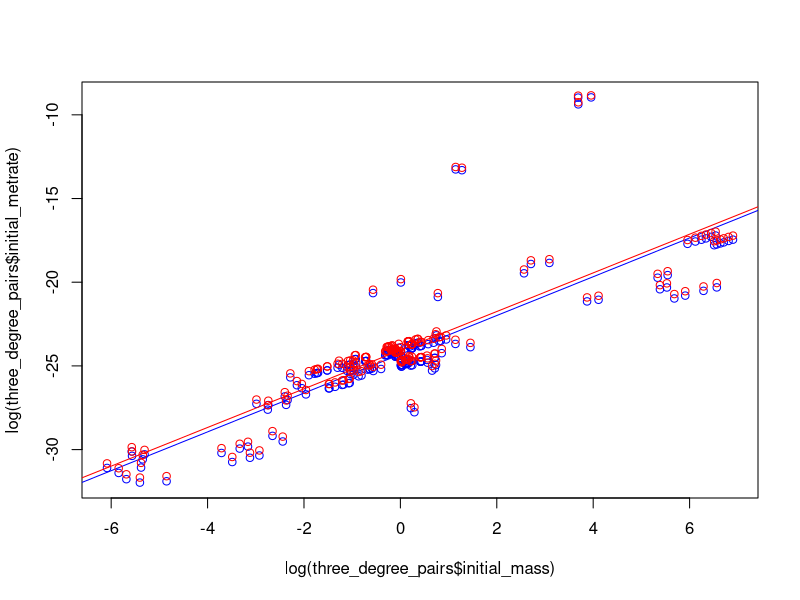
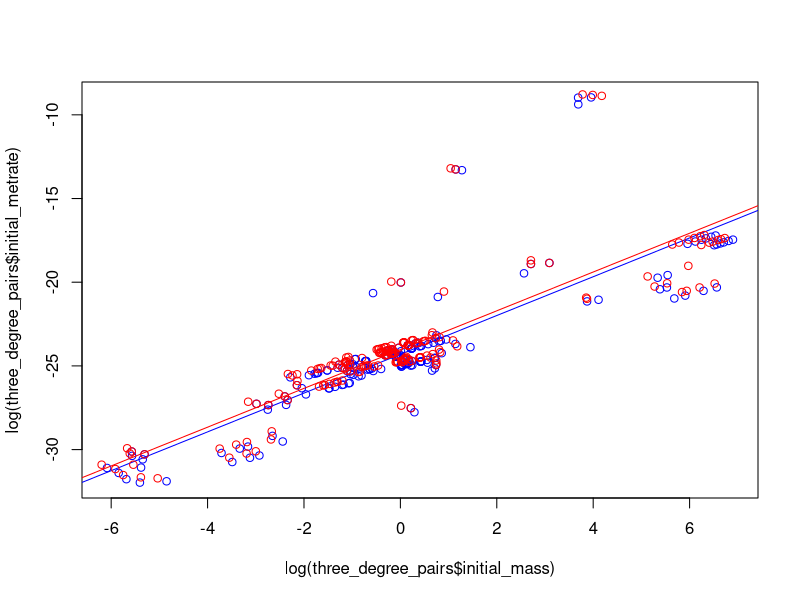
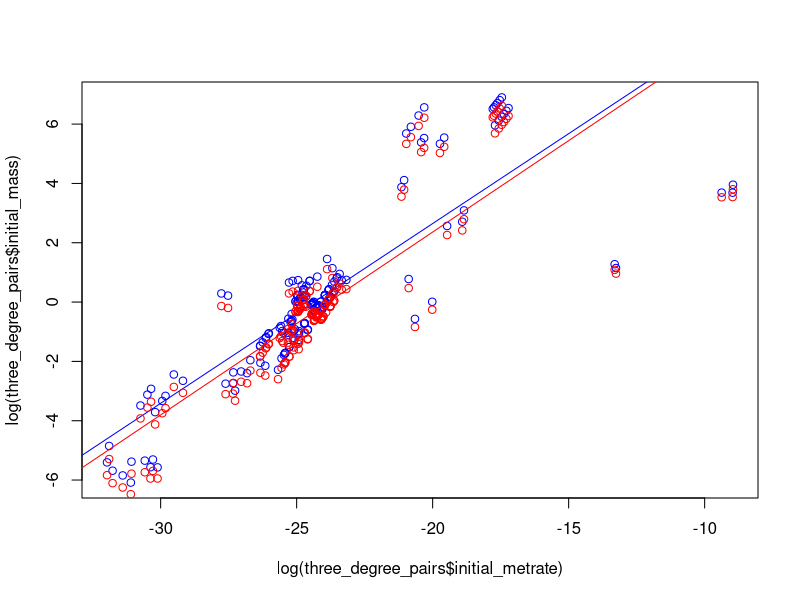
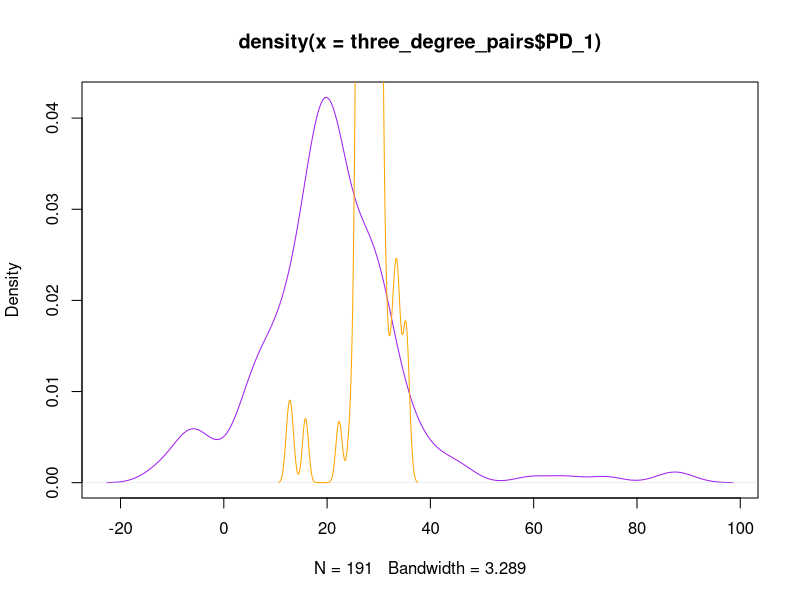
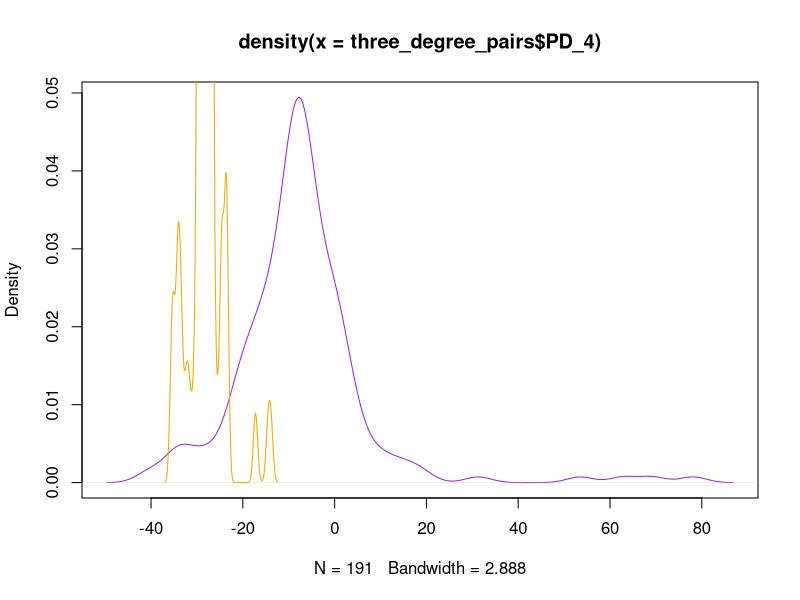
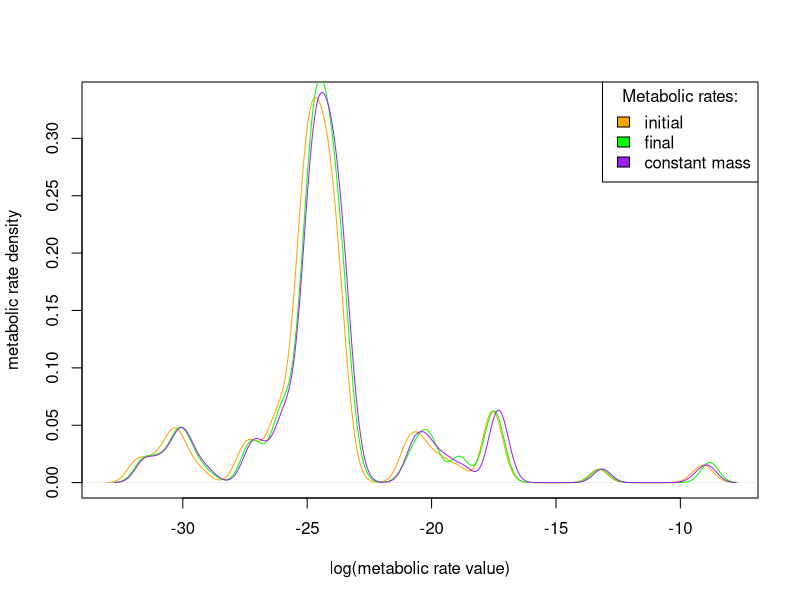
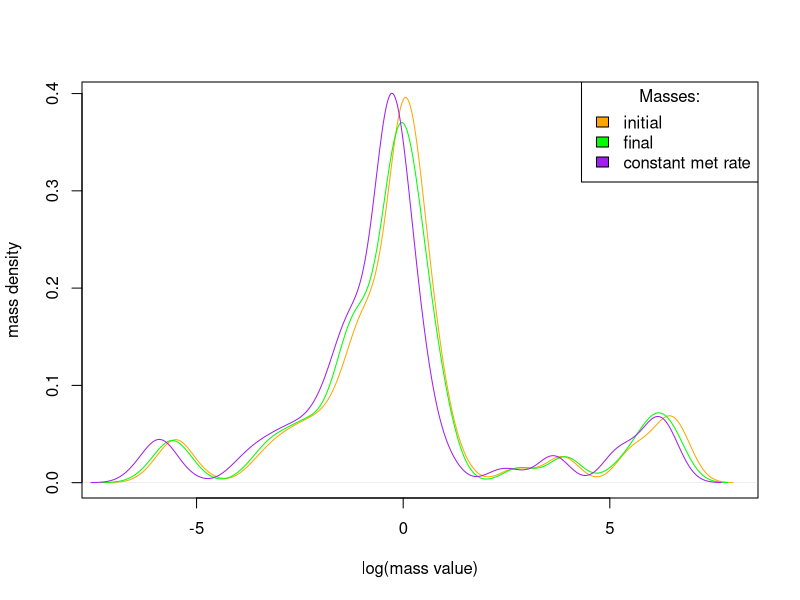
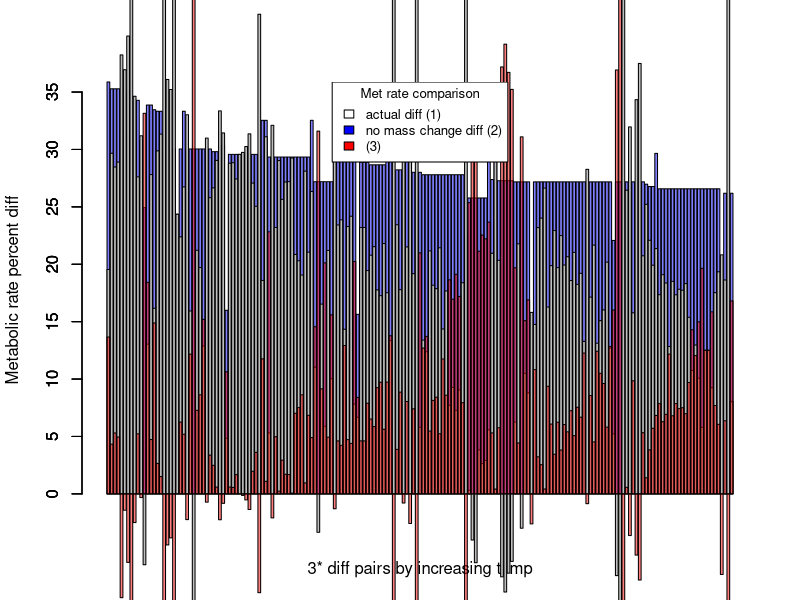

Reproduce these figures in R, in order.

#--------------CALCULATING EXPONENTS AND ACTIVATION ENERGY FOR METABOLIC EQUATIONS-------------------------------

### For the metabolic rate equation Metabolic Rate = constant * (Mass ^exponent) * e ^ Activation Energy/kt
### This section uses metabolic rate, temperature, and size data to calculated fitted exponent and activation
### energy for the taxonomic classes for which we could find data. 

# Classes: Branchiopoda, Malacostraca, Maxillopoda
# Data source: Makrieva
MR_data = read.csv("Class_metabolicrates_Makrievadata.csv", stringsAsFactors = FALSE)
Class_list=unique(MR_data$Class)
InvK=1/(273.15+MR_data$TC) #getting all the units correct
Mkg=MR_data$Mg/1000
W=MR_data$qWkg*Mkg
MR_data = cbind(MR_data, InvK, W)

#obtaining class-specific exponents for metabolic rate scaling for Branchiopoda Malacostraca and Maxillopoda
class_slopes=c()
for (current_class in Class_list){
  Class_data=subset(MR_data, MR_data$Class == current_class)
  basic=lm(log(Class_data$W) ~ log(Class_data$Mg) + Class_data$InvK)
  Mslope=basic$coefficients[2]
  Tslope=basic$coefficients[3]
  Ea=Tslope*0.00008617
  class_slopes=rbind(class_slopes, c(current_class, Mslope, Tslope, Ea))
}

# Classes: Amphibia
# Data source: White
MR_Amphi = read.csv("Whiteetal_Amphibiandata.csv", stringsAsFactors = FALSE)
A_InvK=1/(273.15+MR_Amphi$TC)
A_Mkg=MR_Amphi$Mg/1000
MR_Amphi = cbind(MR_Amphi, A_InvK, A_Mkg)
A_basic=lm(log(MR_Amphi$Watts) ~ log(MR_Amphi$A_Mkg) + MR_Amphi$A_InvK)
Mslope=A_basic$coefficients[2]
Tslope=A_basic$coefficients[3]
Ea=Tslope*0.00008617
class_slopes=rbind(class_slopes, c("Amphibia", Mslope, Tslope, Ea))
class_slopes=as.data.frame(class_slopes, stringsAsFactors = FALSE)

# Classes: Actinoperygii
# Data source: Gillooly
#obtaining super-class-specific exponents for metabolic rate scaling in fish
MR_fish = read.csv("gillooly_fish.csv", stringsAsFactors = FALSE)
f_Mkg=MR_fish$Mg/1000
MR_fish = cbind(MR_fish, f_Mkg)
F_basic=lm(log(MR_fish$W) ~ log(MR_fish$f_Mkg) + MR_fish$invK)
Mslope=F_basic$coefficients[2]
Tslope=F_basic$coefficients[3]
Ea=Tslope*0.00008617
class_slopes=rbind(class_slopes, c("Actinoperygii", Mslope, Tslope, Ea))
class_slopes=as.data.frame(class_slopes, stringsAsFactors = FALSE)

#removing unneccesary column and renaming columns
class_values=class_slopes[c(-3)]
names(class_values)[names(class_values) == "V1"] = "Class"
names(class_values)[names(class_values) == "log(Class_data$Mg)"] = "exponent"
names(class_values)[names(class_values) == "Class_data$InvK"] = "Ea"

# Classes: Insecta, Gastropoda, Eurotatoria, Entognatha
# Data source (Insecta only): Chown
# Remaining classes' values from theory
I_class="Insecta"
other_class=c("Gastropoda","Eurotatoria", "Entognatha")
I_slope=0.75
I_Ea=-0.62
Other_Ea=-0.63
other_values=cbind(I_class,I_slope,I_Ea)
for (current_class in other_class){
  current_values=cbind(current_class,I_slope,Other_Ea)
  other_values=rbind(other_values, current_values)
}

other_values = as.data.frame(other_values)
names(other_values)[names(other_values) == "I_class"] = "Class"
names(other_values)[names(other_values) == "I_slope"] = "exponent"
names(other_values)[names(other_values) == "I_Ea"] = "Ea"
class_values = rbind(class_values, other_values)
class_values = transform(class_values, exponent = as.numeric(exponent), Ea = as.numeric(Ea))

#---------------------CREATE THREE DEGREE DATASET----------------------------
### Within a scientific paper, the body size-temperature study may have replicated
### experiments or have slightly different experiments that were conducted. Each experiment
### is called a replicate and was given a unique identifier in "MTEEcto_data.csv". 

# Read in compiled experimental dataset, has one temperature and replicate per row
original_data = read.csv("MTEEcto_data.csv", stringsAsFactors = FALSE, fileEncoding = "latin1")

# Turn unique row names into column in original dataset
original_data = data.frame(as.numeric(rownames(original_data)), original_data)
colnames(original_data)[1] = "row_names"

# Create list of experiment names and respective species
replicate_list_original=unique(original_data$studyID)

# Create dataset containing all temperature pairs within each replicate
all_pairs = c()
for(current_replicate in replicate_list_original){
  single_replicate = subset(original_data, original_data$studyID == current_replicate)
  single_replicate_rownames_combos = combn(single_replicate$row_names, 2)
  single_replicate_rownames_combos = t(single_replicate_rownames_combos)
  single_replicate_temps_combos = combn(single_replicate$temp, 2)
  single_replicate_temps_combos = t(single_replicate_temps_combos)
  single_replicate_masses_combos = combn(single_replicate$mass, 2)
  single_replicate_masses_combos = t(single_replicate_masses_combos)
  single_replicate_combos = cbind(single_replicate_rownames_combos, single_replicate_temps_combos, single_replicate_masses_combos)
  single_replicate_combos = data.frame(single_replicate_combos)
  single_replicate_combos = cbind(current_replicate, single_replicate_combos)
  all_pairs = rbind(all_pairs, single_replicate_combos)
}
names(all_pairs) = c("studyID", "initial_temp_row", "final_temp_row", "initial_temp", "final_temp", "initial_mass", "final_mass")

# Subset dataset to contain only temperature pairs that differ by 3*
all_pairs$temp_diff = all_pairs$final_temp - all_pairs$initial_temp
three_degree_pairs = subset(all_pairs, all_pairs$temp_diff == 3)

# Add species to three degree difference pairs
lookup = original_data[match(three_degree_pairs$studyID, original_data$studyID),]
three_degree_pairs$species = lookup$Species
three_degree_pairs$Class = lookup$Class

# List of species and number of pairs per species
species_duplicates = sort(table(three_degree_pairs$species), decreasing=TRUE)

# Add class-specific values to pairs dataset
store_class_values = class_values[match(three_degree_pairs$Class, class_values$Class),]
three_degree_pairs = cbind(three_degree_pairs, store_class_values$exponent, store_class_values$Ea)
colnames(three_degree_pairs)[11] = "exponent"
colnames(three_degree_pairs)[12] = "Ea"

# List of classes and number of pairs per class
class_distribution = table(three_degree_pairs$Class)

#------------------CALCULATE METABOLIC RATES/MASSES--------------------------

# Use MTE equation to calculate metabolic rates (initial, final, and w/ constant/initial mass)
three_degree_pairs$initial_metrate = (three_degree_pairs$initial_mass ^ three_degree_pairs$exponent) * (exp(((three_degree_pairs$Ea) / (.00008617 * (three_degree_pairs$initial_temp + 273.15)))))
three_degree_pairs$final_metrate = (three_degree_pairs$final_mass ^ three_degree_pairs$exponent) * (exp(((three_degree_pairs$Ea) / (.00008617 * (three_degree_pairs$final_temp + 273.15)))))
three_degree_pairs$constantmass_metrate = (three_degree_pairs$initial_mass ^ three_degree_pairs$exponent) * (exp(((three_degree_pairs$Ea) / (.00008617 * (three_degree_pairs$final_temp + 273.15)))))

# Use rearranged MTE equation to calculate mass w/ constant/initial metabolic rate
three_degree_pairs$constantmetrate_mass = (three_degree_pairs$initial_metrate / (exp(three_degree_pairs$Ea / (.00008617 * (three_degree_pairs$final_temp + 273.15))))) ^ (1 / three_degree_pairs$exponent)

#--------------------EXPLORATORY STATS AND FIGURES-----------------------

### Summary values

# Percent differences for metabolic rates
  # 1: initial to final (empirical), expect increase
  # 2: initial to constant mass (theoretical), expect increase
  # 3: final to constant mass, expect increase
three_degree_pairs$PD_1 = ((three_degree_pairs$final_metrate / three_degree_pairs$initial_metrate) - 1) * 100
three_degree_pairs$PD_2 = ((three_degree_pairs$constantmass_metrate / three_degree_pairs$initial_metrate) - 1) * 100
three_degree_pairs$PD_3 = ((three_degree_pairs$constantmass_metrate / three_degree_pairs$final_metrate) - 1) * 100

# Percent differences for masses
  # 4: initial to final (empirical), expect decrease
  # 5: initial to constant metabolic rate (theoretical), expect decrease
  # 6: final to constant metabolic rate, expect decrease
three_degree_pairs$PD_4 = ((three_degree_pairs$final_mass / three_degree_pairs$initial_mass) - 1) * 100
three_degree_pairs$PD_5 = ((three_degree_pairs$constantmetrate_mass / three_degree_pairs$initial_mass) - 1) * 100
three_degree_pairs$PD_6 = ((three_degree_pairs$constantmetrate_mass / three_degree_pairs$final_mass) - 1) * 100

# Create species dataset
# Would like to add in species instances column
library(dplyr)
species_data = three_degree_pairs %>%
  group_by(species) %>%
  #summarise(count = n())
  summarise_each(funs(mean), initial_mass, final_mass, initial_metrate, final_metrate, 
                 constantmass_metrate, constantmetrate_mass, PD_1, PD_2, PD_3, PD_4, PD_5, PD_6) 
# Would like to add in class column, attempt to use previous lookup function
#lookup_test = lookup[match(species_data$species)]

### Figures

# Regression + ANOVA: initial and constant mass
plot(log(three_degree_pairs$initial_mass), log(three_degree_pairs$initial_metrate), col = "blue")
linreg1 = lm(log(three_degree_pairs$initial_metrate) ~ log(three_degree_pairs$initial_mass))
print(summary(linreg1))
abline(linreg1, col = "blue")
points(log(three_degree_pairs$initial_mass), log(three_degree_pairs$constantmass_metrate), col = "red")
linreg2 = lm(log(three_degree_pairs$constantmass_metrate) ~ log(three_degree_pairs$initial_mass))
print(summary(linreg2))
abline(linreg2, col = "red")

# Regression + ANOVA: initial and final
plot(log(three_degree_pairs$initial_mass), log(three_degree_pairs$initial_metrate), col = "blue")
linreg3 = lm(log(three_degree_pairs$initial_metrate) ~ log(three_degree_pairs$initial_mass))
print(summary(linreg3))
abline(linreg3, col = "blue")
points(log(three_degree_pairs$final_mass), log(three_degree_pairs$final_metrate), col = "red")
linreg4 = lm(log(three_degree_pairs$final_metrate) ~ log(three_degree_pairs$final_mass))
print(summary(linreg4))
abline(linreg4, col = "red")

# Regression + ANOVA: initial and constant metabolic rate
plot(log(three_degree_pairs$initial_metrate), log(three_degree_pairs$initial_mass), col = "blue")
linreg5 = lm(log(three_degree_pairs$initial_mass) ~ log(three_degree_pairs$initial_metrate))
print(summary(linreg5))
abline(linreg5, col = "blue")
points(log(three_degree_pairs$initial_metrate), log(three_degree_pairs$constantmetrate_mass), col = "red")
linreg6 = lm(log(three_degree_pairs$constantmetrate_mass) ~ log(three_degree_pairs$initial_metrate))
print(summary(linreg6))
abline(linreg6, col = "red")

# Density plots for t-test for metabolic rate + normality test
plot(density(three_degree_pairs$PD_1), col = "purple")
lines(density(three_degree_pairs$PD_2), col = "orange")
shapiro.test(three_degree_pairs$PD_1)
shapiro.test(three_degree_pairs$PD_2)

# Density plots for t-test for mass + normality test
plot(density(three_degree_pairs$PD_4), col = "purple")
lines(density(three_degree_pairs$PD_5), col = "orange")
shapiro.test(three_degree_pairs$PD_4)
shapiro.test(three_degree_pairs$PD_5)

# Density plot of metabolic rates, log-transformed
plot(density(log(three_degree_pairs$initial_metrate)), col = "orange", main = "", 
     xlab = "log(metabolic rate value)", ylab = "metabolic rate density")
lines(density(log(three_degree_pairs$final_metrate)), col = "green")
lines(density(log(three_degree_pairs$constantmass_metrate)), col = "purple")
legend("topright", c("initial", "final", "constant mass"), title = "Metabolic rates:",
       fill = c("orange", "green", "purple"))

# Density plot of mass values, log-transformed
plot(density(log(three_degree_pairs$initial_mass)), col = "orange", main = "", 
     xlab = "log(mass value)", ylab = "mass density")
lines(density(log(three_degree_pairs$final_mass)), col = "green")
lines(density(log(three_degree_pairs$constantmetrate_mass)), col = "purple")
legend("topright", c("initial", "final", "constant met rate"), title = "Masses:",
       fill = c("orange", "green", "purple"))


### Statistical tests


#-----------------------------ABSOLUTE TEMP-------------------------------

# Arrange dataset according to initial temperature
data_by_temp = three_degree_pairs[with(three_degree_pairs, order(initial_temp)), ]

# Barplot of percent differences for metabolic rates; expect 0 < diff3 < diff1 < diff2
barplot(data_by_temp$PD_2, col = rgb(0, 0, 1, 0.5), ylab = "Metabolic rate percent diff", 
        xlab = "3* diff pairs by increasing temp")
barplot(data_by_temp$PD_1, add = T)
barplot(data_by_temp$PD_3, col = rgb(1, 0, 0, 0.5), add = T)
legend("top", c("actual diff (1)", "no mass change diff (2)", "(3)"), cex = 0.8, 
       title = "Met rate comparison", fill = c("white", "blue", "red"))

# Barplot of percent differences for masses; expect 0 > diff4 > diff 5, uncertain diff6
barplot(data_by_temp$PD_5, col = rgb(0, 0, 1, 0.5), ylab = "Mass percent diff", 
        xlab = "3* diff pairs by increasing temp")
barplot(data_by_temp$PD_6, col = rgb(1, 0, 0, 0.5), add = T)
barplot(data_by_temp$PD_4, add = T)
legend("top", c("actual diff (4)", "needed diff (5)", "(6)"), cex = 0.8, title = "Mass comparison", 
       fill = c("white", "blue", "red"))

# Lin reg of scatterplot of difference in metabolic rate when mass is constant
# or changes, larger positive values indicate changing mass keeps met rate closer
# to initial
plot(data_by_temp$initial_temp, data_by_temp$PD_3)
linreg = lm(data_by_temp$PD_3 ~ data_by_temp$initial_temp)
print(summary(linreg))
abline(linreg, lty = 2)
abline(h = 0, col = "red")

# Lin reg of scatterplot of difference in mass when met rate is constant or
# changes, values closer to zero indicate mass change keeps met rate closer to 
# initial
plot(data_by_temp$initial_temp, data_by_temp$PD_6)
linreg = lm(data_by_temp$PD_6 ~ data_by_temp$initial_temp)
print(summary(linreg))
abline(linreg, lty = 2)
abline(h = 0, col = "red")

# Arrange dataset according to class
#three_degree_pairs = three_degree_pairs[with(three_degree_pairs, order(Class)), ]

